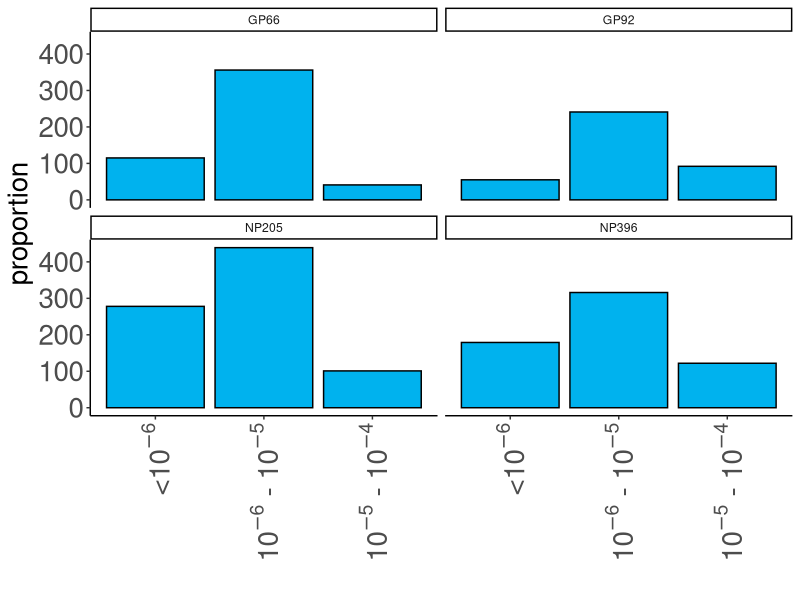
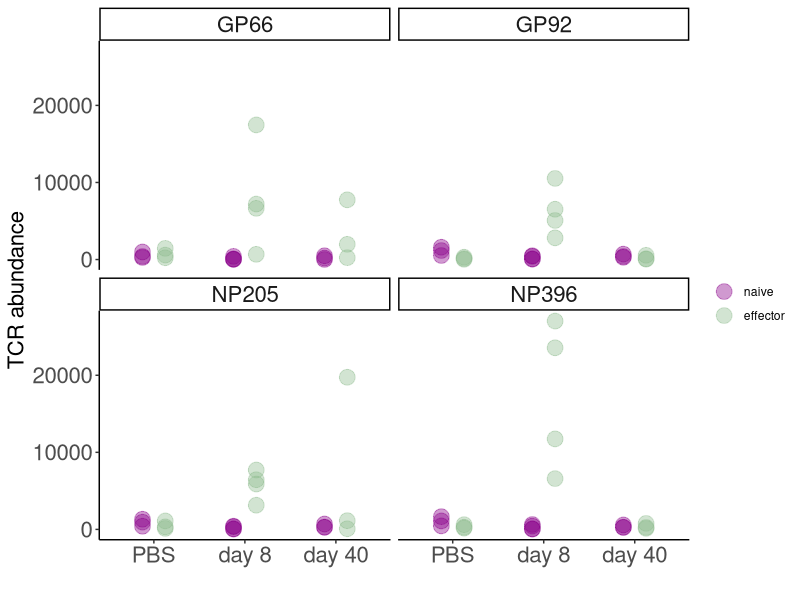

These charts were generated, in order, by the following R code:
library(ggplot2)
library(reshape)
library(stringr)

gp66naive<-read.csv("data/LCMVdata/NaiveGP66_UMI.csv")
gp66eff<-read.csv("data/LCMVdata/E_GP66_UMI.csv")

gp92naive<-read.csv("data/LCMVdata/NaiveGP92_UMI.csv")
gp92eff<-read.csv("data/LCMVdata/E_GP92_UMI.csv")

np205naive<-read.csv("data/LCMVdata/NaiveNP205_UMI.csv")
np205eff<-read.csv("data/LCMVdata/E_NP205_UMI.csv")

np396naive<-read.csv("data/LCMVdata/NaiveNP396_UMI.csv")
np396eff<-read.csv("data/LCMVdata/E_NP396_UMI.csv")

gp66naive_c<-colSums(gp66naive[,2:11])
gp66eff_c<-colSums(gp66eff[,2:11])

gp92naive_c<-colSums(gp92naive[,2:11])
gp92eff_c<-colSums(gp92eff[,2:11])

np205naive_c<-colSums(np205naive[,2:11])
np205eff_c<-colSums(np205eff[,2:11])

np396naive_c<-colSums(np396naive[,2:11])
np396eff_c<-colSums(np396eff[,2:11])

## Section A - total counts (Fig 5B)

counts_gp66<-data.frame(t(rbind(gp66naive_c,gp66eff_c)))
colnames(counts_gp66)<-c("naive", "effector")
counts_gp66$id<-rownames(counts_gp66)
counts_gp66[c("epitope","LCMV", "mouse")]<-str_split_fixed(counts_gp66$id, "[.]", 3)

counts_gp66_m<-melt(counts_gp66)

counts_gp92<-data.frame(t(rbind(gp92naive_c,gp92eff_c)))
colnames(counts_gp92)<-c("naive", "effector")
counts_gp92$id<-rownames(counts_gp92)
counts_gp92[c("epitope","LCMV", "mouse")]<-str_split_fixed(counts_gp92$id, "[.]", 3)

counts_gp92_m<-melt(counts_gp92)

counts_np205<-data.frame(t(rbind(np205naive_c,np205eff_c)))
colnames(counts_np205)<-c("naive", "effector")
counts_np205$id<-rownames(counts_np205)
counts_np205[c("epitope","LCMV", "mouse")]<-str_split_fixed(counts_np205$id, "[.]", 3)

counts_np205_m<-melt(counts_np205)

counts_np396<-data.frame(t(rbind(np396naive_c,np396eff_c)))
colnames(counts_np396)<-c("naive", "effector")
counts_np396$id<-rownames(counts_np396)
counts_np396[c("epitope","LCMV", "mouse")]<-str_split_fixed(counts_np396$id, "[.]", 3)

counts_np396_m<-melt(counts_np396)

counts_m<-rbind(counts_gp66_m, counts_gp92_m, counts_np205_m, counts_np396_m)


counts_m$LCMV<-factor(counts_m$LCMV, levels = c("PBS", "LCMV8", "LCMV40"))

p<-ggplot(counts_m) + 
  geom_point(aes(x = LCMV, y = value, color = variable), 
              position = position_dodge(width = 0.5), size = 5, alpha = 0.4) +
  labs(y = "TCR abundance", x = "", col = "") +
  scale_x_discrete(labels = c("PBS", "day 8", "day 40")) +
  scale_colour_manual(values = c(effector = "darkseagreen", naive = "darkmagenta")) +
  facet_wrap(vars(epitope), ncol=2) +
  theme_classic() + # keep the theme consistent for all our plots
  theme(axis.text=element_text(size=16),
        axis.title=element_text(size=16),
        title=element_text(size=14),
        strip.text = element_text(size=16))

svg("output_figures/Fig5b_abundance_TCR_LCMV.svg")
print(p)
dev.off()

## Section B - compare direct and inference methods - This still does not work

# merge naive to measure sharing levels

gp66naive_m<-melt(gp66naive)
gp66naive_m[c("epitope","LCMV", "mouse")]<-str_split_fixed(gp66naive_m$variable, "[.]", 3)

gp92naive_m<-melt(gp92naive)
gp92naive_m[c("epitope","LCMV", "mouse")]<-str_split_fixed(gp92naive_m$variable, "[.]", 3)

np205naive_m<-melt(np205naive)
np205naive_m[c("epitope","LCMV", "mouse")]<-str_split_fixed(np205naive_m$variable, "[.]", 3)

np396naive_m<-melt(np396naive)
np396naive_m[c("epitope","LCMV", "mouse")]<-str_split_fixed(np396naive_m$variable, "[.]", 3)

naive<-rbind(gp66naive_m, gp92naive_m, np205naive_m, np396naive_m)
naive<-naive[naive$value > 0,]
naive[naive$LCMV == "PBS",]$mouse<- paste0(naive[naive$LCMV == "PBS",]$mouse, "a")
naive[naive$LCMV == "LCMV8",]$mouse<- paste0(naive[naive$LCMV == "LCMV8",]$mouse, "b")
naive[naive$LCMV == "LCMV40",]$mouse<- paste0(naive[naive$LCMV == "LCMV40",]$mouse, "c")


CDR3counts<-list()

for (cdr3 in unique(naive$X)){
  s<-naive[naive$X == cdr3,]
  print(s)
  mice<-unique(s$mouse)
  print(mice)
  print(length(mice))
  CDR3counts[[cdr3]]<-length(mice)
}

cdr3counts<-data.frame(t(data.frame(CDR3counts)))
colnames(cdr3counts)<-c("sharing_level")
cdr3counts$aminoAcid<-rownames(cdr3counts)

mice<-length(unique(naive$mouse))


# merge effectors

gp66eff_m<-melt(gp66eff)
gp66eff_m[c("epitope","LCMV", "mouse")]<-str_split_fixed(gp66eff_m$variable, "[.]", 3)

gp92eff_m<-melt(gp92eff)
gp92eff_m[c("epitope","LCMV", "mouse")]<-str_split_fixed(gp92eff_m$variable, "[.]", 3)

np205eff_m<-melt(np205eff)
np205eff_m[c("epitope","LCMV", "mouse")]<-str_split_fixed(np205eff_m$variable, "[.]", 3)

np396eff_m<-melt(np396eff)
np396eff_m[c("epitope","LCMV", "mouse")]<-str_split_fixed(np396eff_m$variable, "[.]", 3)


effectors<-rbind(gp66eff_m, gp92eff_m, np205eff_m, np396eff_m)
effectors<-effectors[effectors$value>0,]

eff_sharing<-merge(effectors, cdr3counts[,c("aminoAcid", "sharing_level")], 
      by.x = "X", by.y = "aminoAcid", all.x=TRUE)
eff_sharing$sharing_level<-as.numeric(as.character(eff_sharing$sharing_level))

eff_sharing[is.na(eff_sharing$sharing_level),]$sharing_level<-0

pX_0<-(mice-eff_sharing$sharing_level)/mice # this is equal to e^(-m)
pX_0[pX_0 == 0] <- 0.001
m<--log(pX_0) # m is equal to -ln(pX_0) - where m is count in a repertoire of 10^5
f<-m*10 # average m in a repertoire of 10^6

eff_sharing$f<-f
eff_sharing[eff_sharing$sharing_level==0,]$f<-min(eff_sharing[eff_sharing$sharing_level > 0,]$f)/10 # for those that we cannot estimate, put a value a factor of 10 lower
eff_sharing$f_permln<-eff_sharing$f/10^6 # m per million

counts_exp <- data.frame(table(eff_sharing$f_permln, eff_sharing$epitope))
counts_exp$log<-log10(as.numeric(as.character(counts_exp$Var1)))
counts_exp$logbin<-unlist(lapply(counts_exp$log, function(x){ifelse(x <= -6, "< 10^-6", 
                                                                    ifelse(x <= -5, "10^-6 - 10^-5", 
                                                                           ifelse(x <= -4, "10^-5 - 10^-4", ">10^-4"
                                                                                  )))}))
counts_exp$logbin<-factor(counts_exp$logbin, 
                          levels = c("< 10^-6", "10^-6 - 10^-5", "10^-5 - 10^-4", "> 10^-4"))
counts_exp_agg<-aggregate(counts_exp$Freq, by=list(logbin = counts_exp$logbin, epitope = counts_exp$Var2), FUN=sum)

p1<-ggplot(counts_exp_agg) +
  geom_bar(aes(x = logbin, y = x), stat = "identity", fill = "deepskyblue2", color = "black") +
  scale_x_discrete(labels = c(bquote('<'*10^-6),bquote(10^-6*' - '*10^-5), 
                              bquote(10^-5*' - '*10^-4), bquote('>'*10^-4))) +
  labs(x = "", y = "proportion", fill = "") +
  facet_wrap(vars(epitope), ncol=2) +
  theme_classic() + # keep the theme consistent for all our plots
  theme(axis.text=element_text(size=20),
        axis.title=element_text(size=20),
        title=element_text(size=14),
        axis.text.x = element_text(angle = 90, vjust = 0.5, hjust=1),
        legend.text=element_text(size=12))

print(p1)
